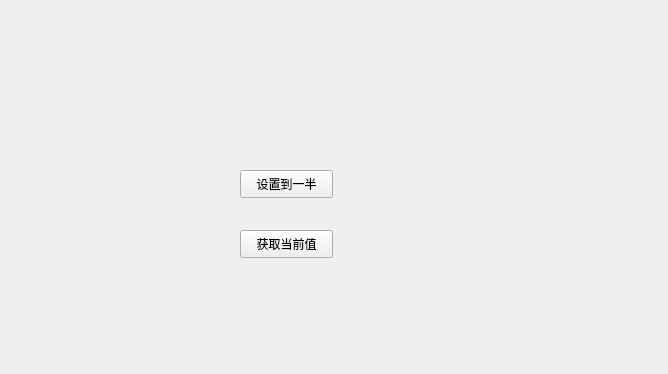
<?xml version="1.0" encoding="UTF-8"?>
<ui version="4.0">
 <class>MainWindow</class>
 <widget class="QMainWindow" name="MainWindow">
  <property name="geometry">
   <rect>
    <x>0</x>
    <y>0</y>
    <width>668</width>
    <height>374</height>
   </rect>
  </property>
  <property name="windowTitle">
   <string>MainWindow</string>
  </property>
  <widget class="QWidget" name="centralWidget">
   <widget class="SmallWidget" name="widget" native="true">
    <property name="geometry">
     <rect>
      <x>150</x>
      <y>40</y>
      <width>331</width>
      <height>80</height>
     </rect>
    </property>
   </widget>
   <widget class="QPushButton" name="btn_set">
    <property name="geometry">
     <rect>
      <x>240</x>
      <y>170</y>
      <width>93</width>
      <height>28</height>
     </rect>
    </property>
    <property name="text">
     <string>设置到一半</string>
    </property>
   </widget>
   <widget class="QPushButton" name="btn_get">
    <property name="geometry">
     <rect>
      <x>240</x>
      <y>230</y>
      <width>93</width>
      <height>28</height>
     </rect>
    </property>
    <property name="text">
     <string>获取当前值</string>
    </property>
   </widget>
  </widget>
 </widget>
 <layoutdefault spacing="6" margin="11"/>
 <customwidgets>
  <customwidget>
   <class>SmallWidget</class>
   <extends>QWidget</extends>
   <header location="global">smallwidget.h</header>
   <container>1</container>
  </customwidget>
 </customwidgets>
 <resources/>
 <connections/>
</ui>
